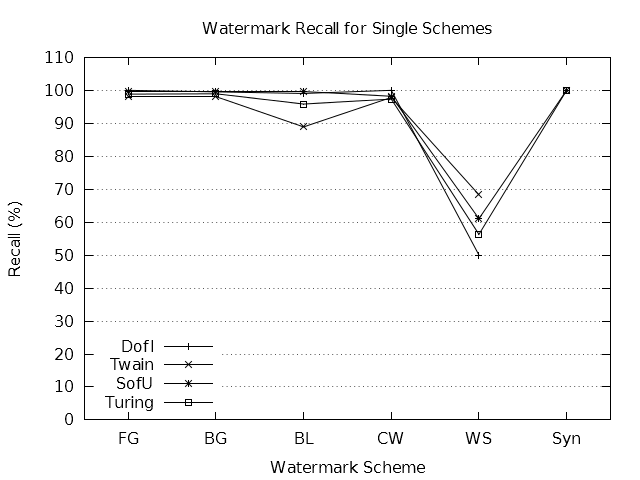

Recreate this plot in gnuplot.
#terminal = "pngcairo"
#output = "recall-one.png"

if (!exists("input")) input = "prc-one.dat"

set datafile missing "NaN"
stats input using 4 nooutput

if (!exists("fileCount")) {
	fileCount = STATS_blocks
}

if (!exists("schemeCount")) {
	schemeCount = (STATS_records + STATS_invalid) / STATS_blocks
}

if (exists("terminal")) {
	set terminal terminal mono solid
}
else {
	set terminal windows monochrome solid
}

if (exists("output")) set output output

set title "Watermark Recall for Single Schemes"
set style data linespoints
set key autotitle columnhead left bottom

set ylabel "Recall (%)"
set yrange [ 0 : 110 ]
set ytics 10
set grid ytics

set xlabel "Watermark Scheme"
set xrange [ -0.5 : schemeCount - 0.5 ]

plot for [ i = 1 : fileCount ] input using 4 : xticlabels(1) index i - 1
